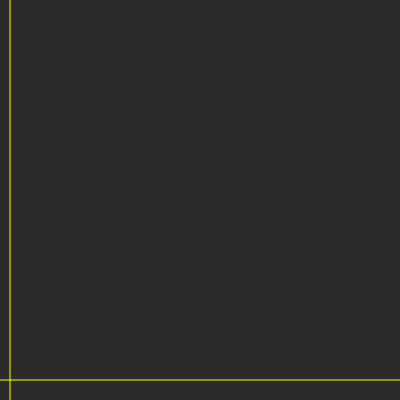
Frame 1 (no input)
Frame 60 (no input): identical to frame 1, image omitted
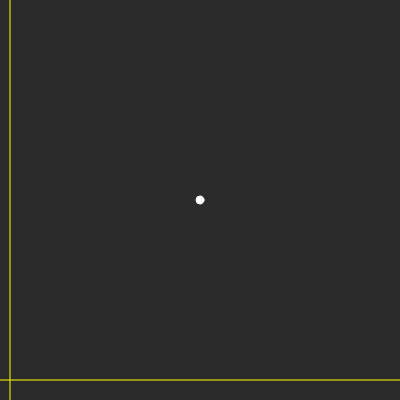
Frame 120 (the mouse pressed at the canvas centre since frame 60)

The p5.js sketch that drew these frames (run headless with seeded random() and noise() and a simulated clock; from frame 60 on, the mouse is pressed at the canvas centre):

// p5.js sketch
// ── sketch.js
let data = [];
let width = 400;
let height = 400;
let m =1;
let b = 0;

function setup() {
  
  createCanvas(height, width);
  
}

function linearRegression(){
  let xSum = 0;
  let ysum = 0;

  for(let i =0; i < data.length; i ++){
    xSum += data[i].x;
    ysum += data[i].y;
  }

  let xMean = xSum / data.length;
  let yMean = ysum / data.length;

  let numerator = 0;
  let denomenator = 0;
  for(let i =0; i < data.length; i++){
    
    let x = data[i].x;
    let y = data[i].y;

    numerator += (x - xMean) * (y - yMean);
    denomenator += (x - xMean) * (x - xMean);

  }

  m = numerator / denomenator;

  b = yMean - m * xMean;
}

function drawLine(){
  // console.log("draw line")


  var x1 = 0;
  var y1 = m * x1 + b;

  var x2 = 1;
  var y2 = m * x2  + b;

  x1 = map(x1, 0, 1, 0, width );
  y1 = map(y1, 0, 1, height, 0 );

  x2 = map(x2, 0, 1, 0, width );
  y2 = map(y2, 0, 1, height, 0 ); 

  stroke(0, 215, 0);

  line(x1, y1, x2, y2);
}
function mousePressed(){
  var x = map(mouseX, 0, height, 0, 1);
  var y = map(mouseY, 0, width, 1, 0);

  var point = createVector(x, y);

  data.push(point);
}
function draw() {
  background(43);

// drawing x and y cordinates
  stroke(255, 255, 0);
  line(0, height - 20, 400, height - 20);
  line(10, 0, 10, height )

  for(let i =0; i < data.length; i++){
    var x = map(data[i].x, 0, 1, 0, width );
    var y = map(data[i].y, 0, 1, height, 0);

    fill(255);
    stroke(255);  
    ellipse(x, y, 8, 8);
    
  }
  
  if(data.length > 1){
    linearRegression();
    drawLine();
  }
  
}
